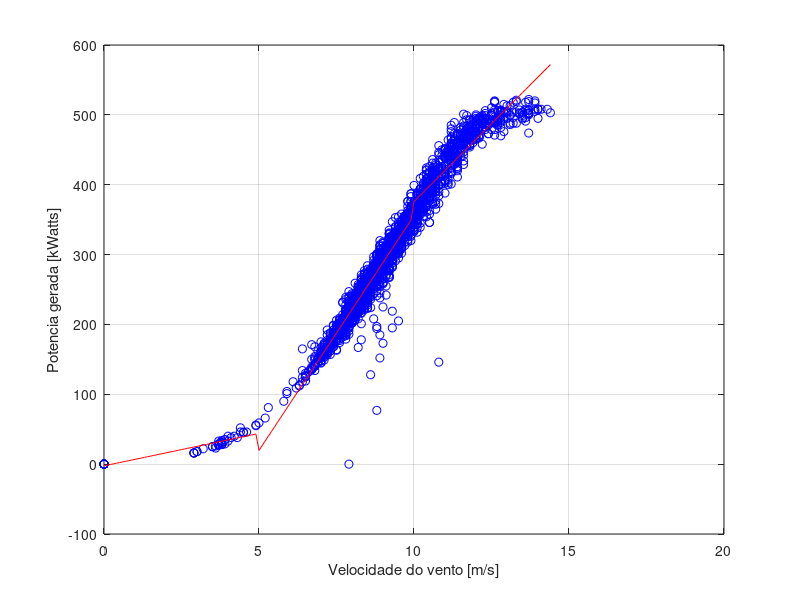

The MATLAB script that drew this image:
% Implementacao de regressao linear por partes em intervalos rigidos
% (crisp intervals)
%
% Autor: Guilherme de Alencar Barreto
% Data: 06/05/2016

clear; clc; close all

load aerogerador.dat % carrega arquivo de dados

x=aerogerador(:,1); % medidas de velocidades
y=aerogerador(:,2); % medidas de potencia

figure; plot(x,y,'bo'); grid; % diagrama de dispersao
xlabel('Velocidade do vento [m/s]'); 
ylabel('Potencia gerada [kWatts]');

%% Divisao do universo de discurso em intervalos de larguras iguais
T(1)=0;  % Limite inferior do 1o. intervalo
T(2)=5;   % Limite superior do 1o. intervalo
T(3)=10; % Limite superior do 2o. intervalo
T(4)=15;  % Limite superior do 3o. intervalo

% Separacao dos dados por intervalo de x
for i=1:3,
  I=find(x>=T(i) & x<T(i+1));   % indice dos pares ordenados (xi,yi) contidos no i-esimo intervalo
  %X{i}=[x(I) y(I)]; % Subconjunto dos dados contidos no i-esimo intervalo
  B{i}=polyfit(x(I),y(I),1);  % Coeficientes da reta ajustada ao i-esimo intervalo
end

xx=min(x):0.1:max(x); % Define faixa de valores para velocidade
xx=xx'; 

for n=1:length(xx),
    if xx(n) < T(2),  % testa se entrada cai no 1o. intervalo
        ypred(n)=polyval(B{1},xx(n)); % predicao correspondente
    elseif (xx(n)>=T(2) & xx(n)<T(3)), % testa se entrada cai no 2o. intervalo
        ypred(n)=polyval(B{2},xx(n)); % predicao correspondente
    else  % entrada cai no 3o. intervalo
        ypred(n)=polyval(B{3},xx(n)); % predicao correspondente
    end
        
end

hold on; 
plot(xx,ypred,'r-'); % Sobrepoe curva de regressao aos dados
hold off; 





